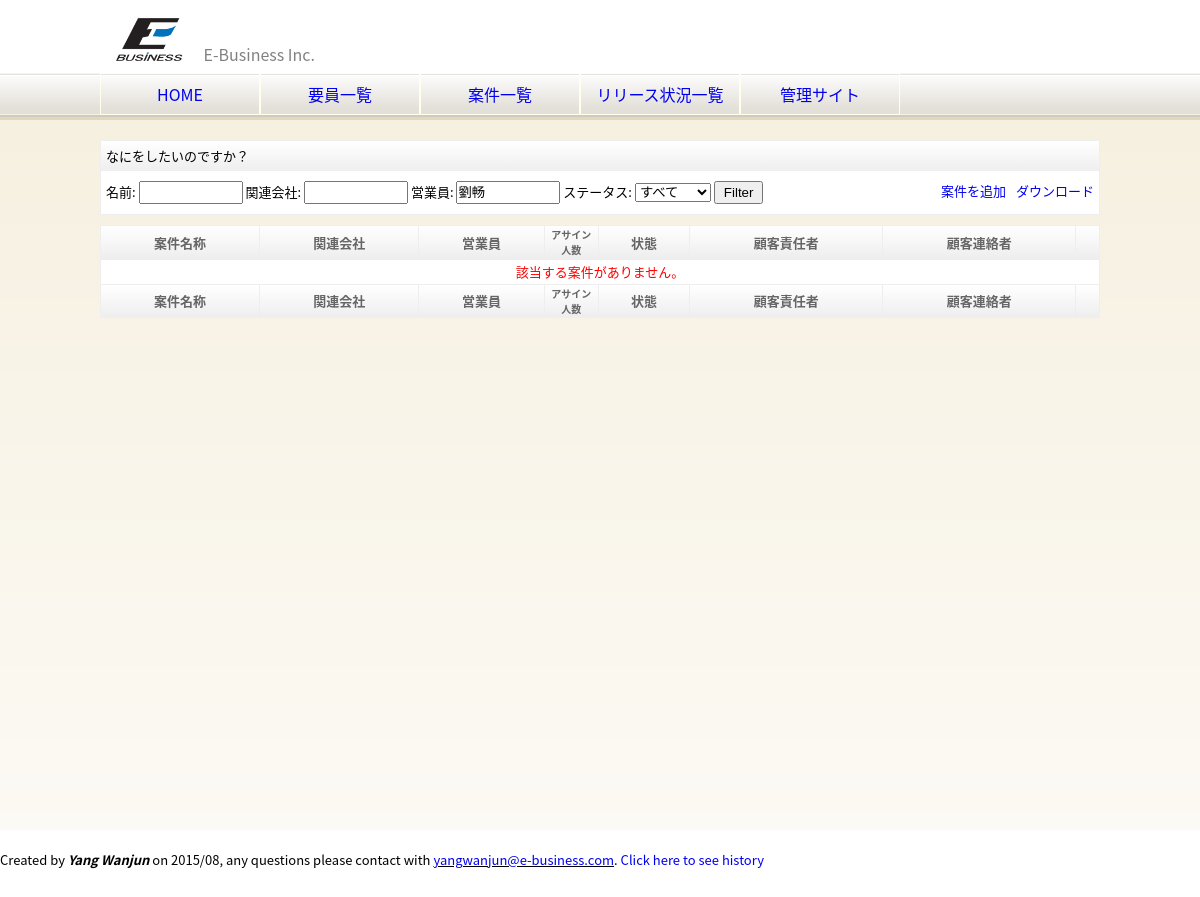
Before: /eb/project_list.html?salesperson=劉畅 with the older database file.
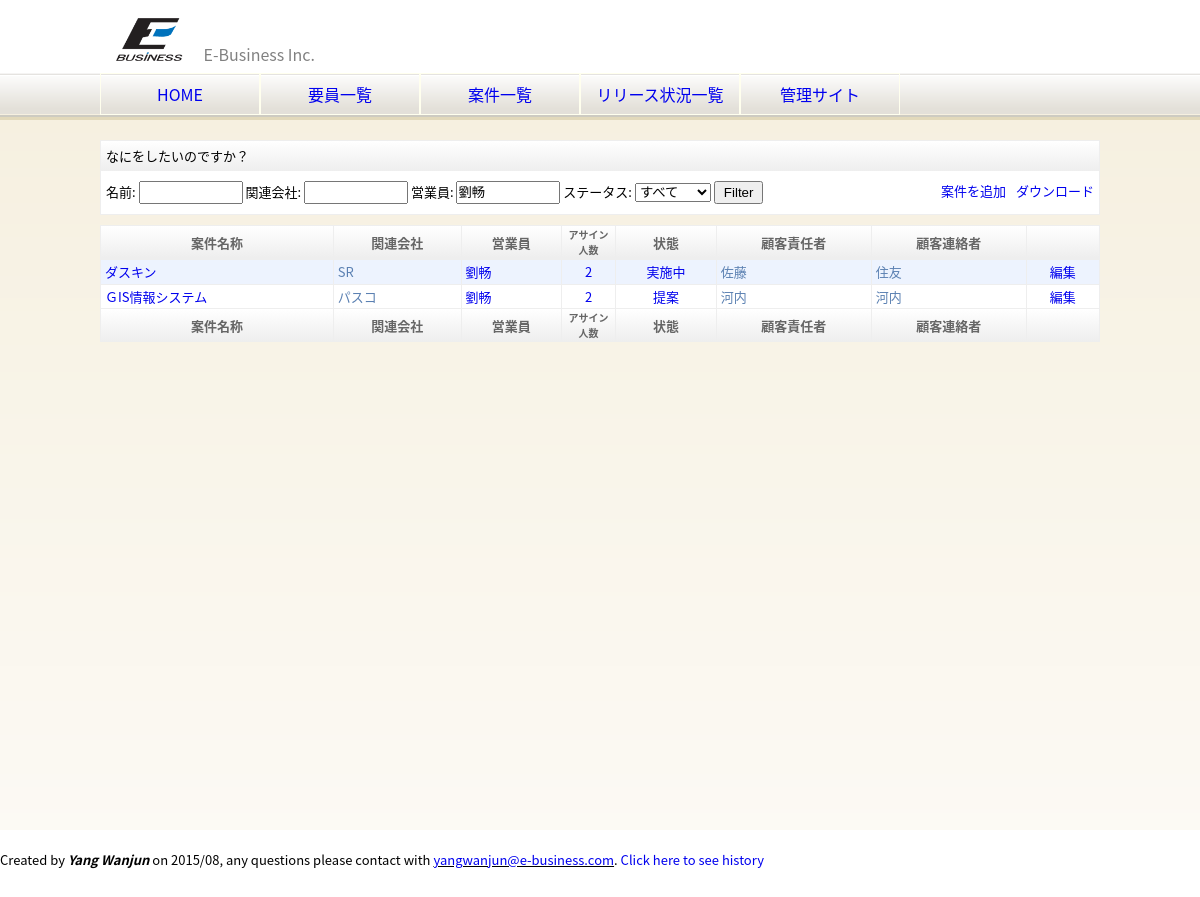
After: the same page with the newer database file.
### eb/models.py (models this page shows, shortened)
class Project(models.Model):
    project_id = models.CharField(blank=False, null=False, unique=True, max_length=30, verbose_name=u"案件ID")
    name = models.CharField(blank=False, null=False, max_length=50, verbose_name=u"案件名称")
    description = models.TextField(blank=True, null=True, verbose_name=u"案件概要")
    skills = models.ManyToManyField(Skill, through='ProjectSkill', blank=True, null=True, verbose_name=u"スキル要求")
    start_date = models.DateField(blank=True, null=True, verbose_name=u"開始日")
    end_date = models.DateField(blank=True, null=True, verbose_name=u"終了日")
    address = models.CharField(blank=True, null=True, max_length=255, verbose_name=u"作業場所")
    status = models.ForeignKey(ProjectStatus, null=False, verbose_name=u"ステータス")
    client = models.ForeignKey(Client, blank=True, null=True, verbose_name=u"会社")
    boss = models.ForeignKey(ClientMember, blank=True, null=True, related_name="boss_set", verbose_name=u"案件責任者")
    middleman = models.ForeignKey(ClientMember, blank=True, null=True,
                                  related_name="middleman_set", verbose_name=u"案件連絡者")
    salesperson = models.ForeignKey(Salesperson, blank=True, null=True, verbose_name=u"営業員")
    members = models.ManyToManyField(Member, through='ProjectMember', blank=True, null=True)
    class Meta:
        ordering = ['name']
        verbose_name = verbose_name_plural = u"案件"
    def get_project_members(self):
        return self.projectmember_set.all()

class Client(models.Model):
    name = models.CharField(blank=False, null=False, max_length=30, verbose_name=u"会社名")
    japanese_spell = models.CharField(blank=True, null=True, max_length=30, verbose_name=u"フリカナ")
    president = models.CharField(blank=True, null=True, max_length=30, verbose_name=u"代表者名")
    found_date = models.DateField(blank=True, null=True, verbose_name=u"設立年月日")
    capital = models.BigIntegerField(blank=True, null=True, verbose_name=u"資本金")
    employee_count = models.IntegerField(blank=True, null=True, verbose_name=u"従業員数")
    sale_amount = models.BigIntegerField(blank=True, null=True, verbose_name=u"売上高")
    post_code = models.CharField(blank=True, null=True, max_length=8, verbose_name=u"郵便番号")
    address1 = models.CharField(blank=True, null=True, max_length=200, verbose_name=u"住所１")
    address2 = models.CharField(blank=True, null=True, max_length=200, verbose_name=u"住所２")
    tel = models.CharField(blank=True, null=True, max_length=15, verbose_name=u"電話番号")
    fax = models.CharField(blank=True, null=True, max_length=15, verbose_name=u"ファックス")
    payment_type = models.CharField(blank=True, null=True, max_length=2, verbose_name=u"支払方法")
    payment_day = models.CharField(blank=True, null=True, max_length=2, verbose_name=u"支払日")
    comment = models.TextField(blank=True, null=True, verbose_name=u"備考")
    created_date = models.DateTimeField(auto_now_add=True, default=datetime.datetime.now(), editable=False)
    updated_date = models.DateTimeField(auto_now=True, default=datetime.datetime.now(), editable=False)
    class Meta:
        ordering = ['name']
        verbose_name = verbose_name_plural = u"取引先"

class Salesperson(models.Model):
    employee_id = models.CharField(blank=False, null=False, unique=True, max_length=30, verbose_name=u"社員ID")
    name = models.CharField(blank=False, null=False, max_length=30, verbose_name=u"名前")
    email = models.EmailField(blank=False, null=False, verbose_name=u"メールアドレス")
    phone = models.CharField(blank=True, null=True, max_length=11, verbose_name=u"電話番号")
    section = models.ForeignKey(Section, verbose_name=u"部署")
    company = models.ForeignKey(Company, blank=False, null=False, verbose_name=u"会社")
    class Meta:
        ordering = ['name']
        verbose_name = verbose_name_plural = u"営業員"
    def __unicode__(self):
        return self.name

class ProjectStatus(models.Model):
    name = models.CharField(blank=False, null=False, max_length=10, verbose_name=u"状態")
    class Meta:
        verbose_name = verbose_name_plural = u"案件状態"

class ClientMember(models.Model):
    name = models.CharField(blank=False, null=False, max_length=30, verbose_name=u"名前")
    email = models.EmailField(blank=False, null=False, verbose_name=u"メールアドレス")
    phone = models.CharField(blank=True, null=True, max_length=11, verbose_name=u"電話番号")
    client = models.ForeignKey(Client, blank=False, null=False, verbose_name=u"所属会社")
    class Meta:
        ordering = ['name']
        verbose_name = verbose_name_plural = u"お客様"

### eb/views.py (the view)
def project_list(request):
    status = request.GET.get('status', None)
    name = request.GET.get('name', None)
    client = request.GET.get('client', None)
    salesperson = request.GET.get('salesperson', None)
    download = request.GET.get('download', None)
    params = ""
    if status:
        projects = Project.objects.filter(status__name=status)
        params += "&status=%s" % (status,)
    else:
        projects = Project.objects.all()
    if name:
        projects = projects.filter(name__contains=name)
        params += "&name=%s" % (name,)
    if client:
        projects = [project for project in projects if client in project.client.name]
        params += "&client=%s" % (client,)
    if salesperson:
        projects = [project for project in projects if project.salesperson and salesperson in project.salesperson.name]
        params += "&salesperson=%s" % (salesperson,)
    if download == "download":
        output = io.BytesIO()
        wb = xlwt.Workbook()
        is_save = False
        for project in projects:
            project_members = project.projectmember_set.all()  # start_date__lte=now, end_date__gte=now
            if project_members.count() > 0:
                is_save = True
                ws = wb.add_sheet(project.name)
                ws.write(2, 1, u"案件名称")
                ws.write(2, 2, project.name)
                ws.write(2, 3, u"関連会社")
                ws.write(2, 4, project.client.name)
                ws.write(3, 1, u"営業員")
                ws.write(3, 2, project.salesperson.name)
                ws.write(4, 1, u"顧客責任者")
                ws.write(4, 2, project.boss.name)
                ws.write(4, 3, u"顧客連絡者")
                ws.write(4, 4, project.middleman.name)
                ws.write(5, 1, u"案件概要")
                ws.write(5, 2, project.description)
                ws.write(9, 1, u"名前")
                ws.write(9, 2, u"開始日")
                ws.write(9, 3, u"終了日")
                ws.write(9, 4, u"単価")
                for i, project_member in enumerate(project_members):
                    ws.write(i + 10, 1, project_member.member.name)
                    if project_member.start_date:
                        ws.write(i + 10, 2, project_member.start_date.strftime("%Y-%m-%d"))
                    if project_member.end_date:
                        ws.write(i + 10, 3, project_member.end_date.strftime("%Y-%m-%d"))
                    ws.write(i + 10, 4, project_member.price)
        if is_save:
            wb.save(output)
        filename = "案件情報_%s.xls" % (datetime.datetime.now().strftime("%Y%m%d_%H%M%S"),)
        response = HttpResponse(output.getvalue(), content_type="application/excel")
        response['Content-Disposition'] = "filename=" + filename
        return response
    else:
        project_status = ProjectStatus.objects.all()
        context = RequestContext(request, {
            'company': company,
            'title': u'案件一覧',
            'projects': projects,
            'params': params,
            'project_status': project_status,
        })
        template = loader.get_template('project_list.html')
        return HttpResponse(template.render(context))

### eb/templates/project_list.html (shortened to what this page needs)
{% extends "base.html" %}
{% block content %}
    <div class="dashboard">
        <div class="dashboard-title">なにをしたいのですか？</div>
        <form action="{% url 'project_list' %}" method="get">
            <span>名前: </span><input type="text" id="name" name="name" style="width: 100px;"/>
            <span>関連会社: </span><input type="text" id="client" name="client" style="width: 100px;"/>
            <span>営業員: </span><input type="text" id="salesperson" name="salesperson" style="width: 100px;"/>
            <span>ステータス: </span>
            <select id="status" name="status">
                <option value="">すべて</option>
            </select>
            <input type="submit" value="Filter" />
            <a href="?download=download{{ params }}" target="_blank" class="button">ダウンロード</a>
            <a href="/admin/eb/project/add/" target="_blank" class="button">案件を追加</a>
        </form>
    </div>
    <table class="list" cellpadding="0" cellspacing="0">
        <thead>
            <tr>
                <th><div class="sortoptions"></div><div class="text">案件名称</div><div class="clear"></div></th>
                <th>関連会社</th>
                <th>営業員</th>
                <th style="width: 45px; font-size: 10px;">アサイン<br/>人数</th>
                <th>状態</th>
                <th>顧客責任者</th>
                <th>顧客連絡者</th>
                <th></th>
            </tr>
        </thead>
        <tbody>
            {% if projects %}
                {% for project in projects %}
                    <tr class="{% cycle 'row1' 'row2' %}">
                        <td><a href="{% url 'project_detail' project.project_id %}">{{ project.name }}</a></td>
                        <td>{{ project.client.name }}</td>
                        <td>
                            {% if project.salesperson %}
                                <a href="?salesperson={{ project.salesperson }}">{{ project.salesperson }}</a>
                            {% endif %}
                        </td>
                        <td class="center"><a href="{% url 'project_members' project.project_id %}">{{ project.get_project_members.count }}</a></td>
                        <td class="center"><a href="?status={{ project.status.name }}">{{ project.status.name }}</a></td>
                        <td>{{ project.boss.name }}</td>
                        <td>{{ project.middleman.name }}</td>
                        <td class="center"><a href="/admin/eb/project/{{ project.id }}/" target="_blank">編集</a></td>
                    </tr>
                {% endfor %}
            {% else %}
                <tr class="row2"><td class="center red" colspan="9">該当する案件がありません。</td></tr>
            {% endif %}
        </tbody>
        <tfoot>
            <tr>
                <th>案件名称</th>
                <th>関連会社</th>
                <th>営業員</th>
                <th style="width: 45px; font-size: 10px;">アサイン<br/>人数</th>
                <th>状態</th>
                <th>顧客責任者</th>
                <th>顧客連絡者</th>
                <th></th>
            </tr>
        </tfoot>
    </table>
{% endblock %}

### eb/templates/base.html (shortened to what this page needs)
<!DOCTYPE html>
<html lang="ja">
<head>
    <link rel="stylesheet" type="text/css" href="/static/css/base.css">
    <link rel="stylesheet" type="text/css" href="/static/css/header.css">
    <link rel="stylesheet" type="text/css" href="/static/css/section.css">
    <link rel="stylesheet" type="text/css" href="/static/css/footer.css">
</head>
<body>
	<header>
        <div class="container">
            <div class="header-top">
                <img class="logo" src="/static/img/logo.gif" />
                <span style="color: gray;">E-Business Inc.</span>
            </div>
            <div class="header-nav">
                <ul>
                    <li><a href="{% url 'index' %}">HOME</a></li>
                    <li><a href="{% url 'employee_list' %}">要員一覧</a></li>
                    <li><a href="{% url 'project_list' %}">案件一覧</a></li>
                    <li><a href="{% url 'release_list' %}">リリース状況一覧</a></li>
                    <li><a href="/admin/">管理サイト</a></li>
                </ul>
            </div>
        </div>
    </header>
    <section>
        <div class="container">
        {% block content %}{% endblock %}
        </div>
    </section>
	<footer>
        Created by <b><i>Yang Wanjun</i></b> on 2015/08, any questions please contact with
        <u><a href="mailto: yangwanjun@e-business.com">yangwanjun@e-business.com</a></u>.
        <a href="{% url 'history' %}">Click here to see history</a>
    </footer>
</body>
</html>

### static/css/base.css (style rules this page uses)
html { height: 100%; }
body { height: 100%; font-family: YouYuan, 'Noto Sans CJK JP', 'Noto Sans', 'Source Han Sans J', SourceHanSansJP, メイリオ, Meiryo, 游ゴシック, YuGothic, 'ヒラギノ角ゴ Pro W3', 'Hiragino Kaku Gothic Pro', sans-serif, msyh; }
div.container { margin: 0 auto; width: 1000px; }
li { overflow: hidden; }
* { margin: 0; padding: 0; line-height: 1.5; }
a { text-decoration: none; }
.center { text-align: center; }

### static/css/header.css (style rules this page uses)
header { background: url("/static/img/bg_navi.gif") repeat-x bottom left; height: 120px; }
header div.header-top { height: 73px; }
header div.header-nav ul li { float: left; display: block; width: 160px; height: 48px; overflow: hidden; cursor: pointer; text-align: center; vertical-align: middle; }
header div.header-nav ul li a { display: block; padding-top: 8px; padding-bottom: 8px; border: 1px solid #ffe; }
header img.logo { width: 100px; margin-top: 18px; }

### static/css/section.css (style rules this page uses)
section { font-size: 13px; background: url("/static/img/bg_section.gif") repeat-x top left; min-height: 700px; padding-top: 10px; }
section table.list { width: 100%; color: #5b80b2; border-left: 1px solid #eee; margin-top: 10px; }
section table.list th, section table.list tfoot td { padding: 1px 4px; border-right: 1px solid #eee; background: linear-gradient(#fff, #eee) }
section table.list th div.text { cursor: pointer; }
section table.list td { padding: 2px 4px; border-top: 1px solid #eee; border-right: 1px solid #eee; }
section table.list th, section table.list tfoot td { color: #666; border-top: 1px solid #eee; border-bottom: 1px solid #eee; }
section .row1 { background: #EDF3FE; }
section .row2 { background: #FFF; }
section div.dashboard { margin-top: 10px; margin-bottom: 10px; border: 1px solid #eee; background-color: #fff; }
section div.dashboard div.dashboard-title { padding: 5px 5px; background: linear-gradient(#fff, #eee) }
section div.dashboard form, section div.dashboard table { width: 100%; padding: 10px 5px; min-height: 20px; }
section div.dashboard a.button { float: right; margin-right: 10px; }
section input[type=submit] { padding: 2px 8px; }

### static/css/footer.css (style rules this page uses)
footer { position: relative; right: 0; bottom: 0; font-size: 13px; height: 100px; padding-top: 20px; }

Changed rows visible on the page:
now on this page (row edited): Project: name "ダスキン", client.name "SR", salesperson "劉畅", get_project_members.count "2", status.name "実施中", boss.name "佐藤", middleman.name "住友"
now on this page (row edited): Project: name "ＧIS情報システム", client.name "パスコ", salesperson "劉畅", get_project_members.count "2", status.name "提案", boss.name "河内", middleman.name "河内"
Other visible differences:
text no longer shown: "該当する案件がありません。"
